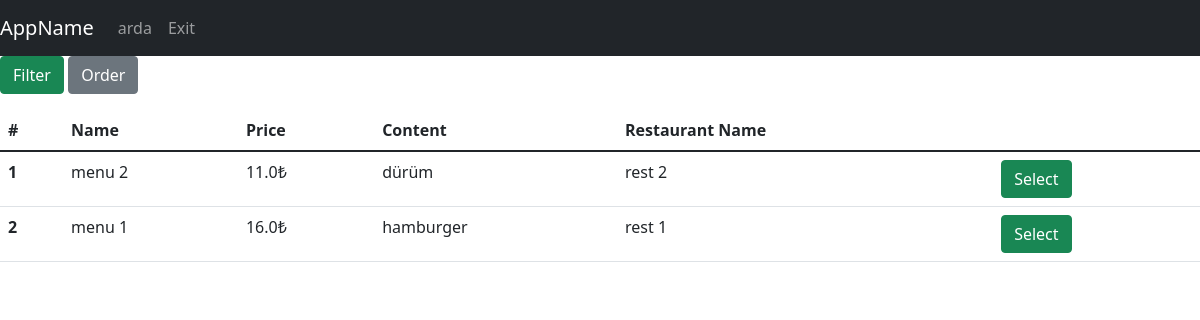
The page /menus (signed in) on the database its author committed.
### tables this page shows
CREATE TABLE menu(id INTEGER PRIMARY KEY,menuName varchar(30), price REAL, content TEXT, restaurantId int REFERENCES restaurant(id) ON UPDATE CASCADE);

CREATE TABLE restaurant(id INTEGER PRIMARY KEY, restaurantName varchar(30),address varchar(250),lat Text,lng Text,isOpen binary,averageRating REAL);

### app.py (the view)
@app.route("/menus", methods=["GET", "POST"])
def allMenus():
    with sqlite3.connect(DATABASE) as database:
        cursor = database.cursor()
    if request.method == "POST":
        if 'order' in request.form:
            orderBy = request.form['orderBy']
            if session["isFiltered"] == False:
                command = "SELECT menu.id, menuName, price, content, restaurant.restaurantName " \
                          " FROM menu INNER JOIN restaurant ON menu.restaurantId = restaurant.id ORDER BY "+orderBy
                cursor.execute(command)
                query = cursor.fetchall()
                session["filteredData"]["menu"] = query
            else:
                df = pd.DataFrame(session["filteredData"]["menu"],
                                  columns=['id','menuName', 'price','content', 'restaurantName'])
                df = df.sort_values(by=orderBy)
                session["filteredData"]["menu"] = df.values.tolist()
        if 'filter' in request.form:
            filtered_cols, expected_vals = [], []
            q = ""
            for c in request.form.keys():
                if request.form[c] != '' and request.form[c] != "filter":
                    filtered_cols.append(c)
                    expected_vals.append(request.form[c])
            if len(expected_vals) > 0:
                for index in range(0, len(expected_vals)):
                    q += filtered_cols[index]+" LIKE " + f"'%{expected_vals[index]}%'"
                command = "SELECT menu.id, menuName, price, content, restaurant.restaurantName " \
                          " FROM menu INNER JOIN restaurant ON menu.restaurantId = restaurant.id and "+q+" ORDER BY menu.id desc "
                cursor.execute(command)
                query = cursor.fetchall()
                session["filteredData"]["menu"] = query
            else:
                session["filteredData"] = getAllDbData(toGet=["menu"])
            session["isFiltered"] = True
    else:
        session["filteredData"] = getAllDbData(toGet=["menu"])
        session["isFiltered"] = False
    return render_template("admin/list_operations/list_menus.html", username=session["username"], data=session["filteredData"])

### app.py (called while the page is built)
def getMenus(cursor, limit=None):
    if limit != None:
        cursor.execute("SELECT menu.id, menuName, price, content, restaurant.restaurantName, restaurant.isOpen FROM menu INNER JOIN restaurant ON menu.restaurantId = restaurant.id ORDER BY menu.id DESC LIMIT ?", (limit,))
    else:
        cursor.execute("SELECT menu.id, menuName, price, content, restaurant.restaurantName, restaurant.isOpen FROM menu INNER JOIN restaurant ON menu.restaurantId = restaurant.id ORDER BY menu.id DESC")
    query = cursor.fetchall()
    return query

def getAllDbData(toGet, limit=None):
    with sqlite3.connect(DATABASE) as database:
        cursor = database.cursor()
    data = {}
    for entity in toGet:
        if entity == "couriers":
            data[entity] = getCouriers(cursor, limit)
        if entity == "users":
            data[entity] = getUsers(cursor, limit)
        if entity == "restaurant":
            data[entity] = getRestaurants(cursor, limit)
        if entity == "menu":
            data[entity] = getMenus(cursor, limit)
        if entity == "orders":
            data[entity] = getOrders(cursor, limit)
        if entity == "reviews":
            data[entity] = getReviews(cursor, limit)
        if entity == "extras":
            data[entity] = getExtras(cursor, limit)
        else:
            pass
    return data

### templates/admin/list_operations/list_menus.html (shortened to what this page needs)
{% extends 'base.html' %}
{% block navbar %}
<nav class="navbar navbar-expand-lg navbar-dark bg-dark">
    <a class="navbar-brand" href="#">AppName</a>
    <div class="collapse navbar-collapse" id="navbarNav">
        <ul class="navbar-nav">
          <li class="nav-item active"><a class="nav-link" href="/">{{username}}</a></li>
          <li class="nav-item active"><a class="nav-link" href="/exit">Exit</a></li>
        </ul>
    </div>
</nav>
{% endblock %}
{% block body %}
<p>
  <a class="btn btn-success" data-toggle="collapse" href="#filter" role="button" aria-expanded="false" aria-controls="filter">Filter</a>
  <button class="btn btn-secondary" type="button" data-toggle="collapse" data-target="#order" aria-expanded="false" aria-controls="order">Order</button>
</p>
<div>
  <form action="/selectMenu" method="POST">
    <table class="table">
      <thead class="thead-dark">
        <tr>
            <th scope="col">#</th>
            <th scope="col">Name</th>
            <th scope="col">Price</th>
            <th scope="col">Content</th>
            <th scope="col">Restaurant Name</th>
            <th scope="col"></th>
        </tr>
      </thead>
      <tbody>
        {%for i in range(data["menu"]|length)%}
                <tr>
                  <th scope="row">{{ i+1 }}</th>
                  <td>{{ data["menu"][i][1] }}</td>
                  <td>{{ data["menu"][i][2] }}₺</td>
                  <td>{{ data["menu"][i][3] }}</td>
                  <td>{{ data["menu"][i][4] }}</td>
                  {% if session["user_type"] == 0 and data["menu"][i][5] == 1 %}
               <td><button type="submit" name="selectedMenu" value='{{ data["menu"][i][0] }}' class="btn btn-success">Select</button></td>
                  {% else %}
               <td></td>
                  {% endif %}
                </tr>
        {%endfor%}
      </tbody>
    </table>
  </form>
</div>
{% endblock %}

### rows shown on the page
menu: menuName "menu 2", price "11.0", content "dürüm"
restaurant: restaurantName "rest 2"
menu: menuName "menu 1", price "16.0", content "hamburger"
restaurant: restaurantName "rest 1"

### other values the page prints
{{ username }} "arda"
{{ i+1 }} "1" "2"
